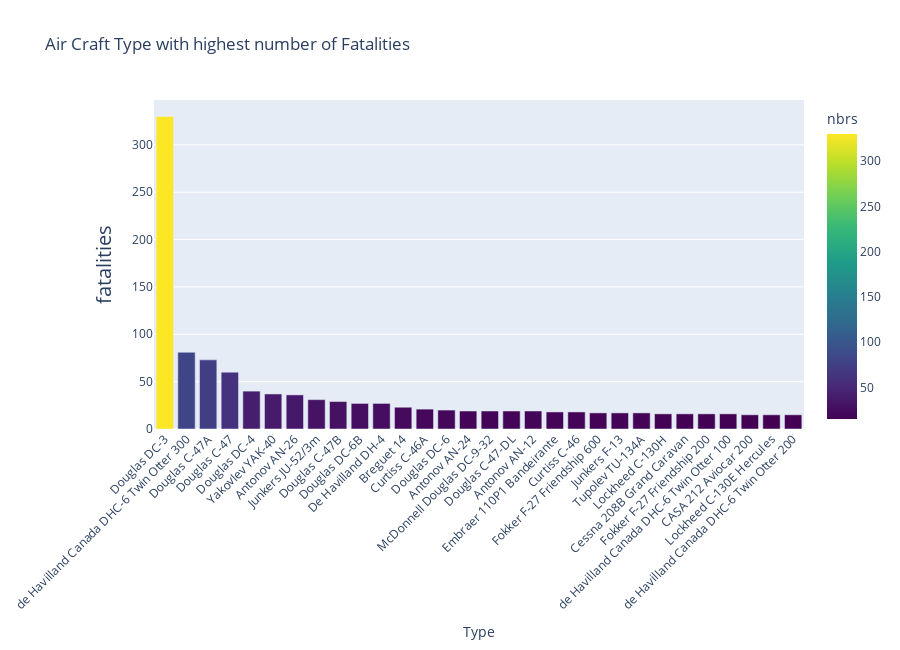

The code cell stored with this chart in its notebook:
### Code cell
top_aircraft_types = pd_frame["Type"].value_counts().head(30)

fig = px.bar(x=top_aircraft_types.index, y=top_aircraft_types.values, color=top_aircraft_types.values,
             labels={'x': 'Type', 'y': 'Crashes','color':'nbrs'},
             title='Air Craft Type with highest number of Fatalities',
             color_continuous_scale=px.colors.sequential.Viridis,
             )

fig.update_layout(height=650,xaxis_tickangle=-45, xaxis=dict(tickfont=dict(size=12)), yaxis=dict(title=dict(text='fatalities', font=dict(size=20))))
fig.show()

### Figure 1 — Plotly figure (JSON) as saved in the notebook; plotly's stock layout.template omitted (floating-point values rounded to 4 significant figures)
{"data": [{"alignmentgroup": "True", "hovertemplate": "Type=%{x}<br>Crashes=%{y}<br>nbrs=%{marker.color}<extra></extra>", "legendgroup": "", "marker": {"color": [330, 81, 73, 60, 40, 37, 36, 31, 29, 27, 27, 23, 21, 20, 19, 19, 19, 19, 18, 18, 17, 17, 17, 16, 16, 16, 16, 15, 15, 15], "coloraxis": "coloraxis", "pattern": {"shape": ""}}, "name": "", "offsetgroup": "", "orientation": "v", "showlegend": false, "textposition": "auto", "type": "bar", "x": ["Douglas DC-3", "de Havilland Canada DHC-6 Twin Otter 300", "Douglas C-47A", "Douglas C-47", "Douglas DC-4", "Yakovlev YAK-40", "Antonov AN-26", "Junkers JU-52/3m", "Douglas C-47B", "Douglas DC-6B", "De Havilland DH-4", "Breguet 14", "Curtiss C-46A", "Douglas DC-6", "Antonov AN-24", "McDonnell Douglas DC-9-32", "Douglas C-47-DL", "Antonov AN-12", "Embraer 110P1 Bandeirante", "Curtiss C-46", "Fokker F-27 Friendship 600", "Junkers F-13", "Tupolev TU-134A", "Lockheed C-130H", "Cessna 208B Grand Caravan", "Fokker F-27 Friendship 200", "de Havilland Canada DHC-6 Twin Otter 100", "CASA 212 Aviocar 200", "Lockheed C-130E Hercules", "de Havilland Canada DHC-6 Twin Otter 200"], "xaxis": "x", "y": [330, 81, 73, 60, 40, 37, 36, 31, 29, 27, 27, 23, 21, 20, 19, 19, 19, 19, 18, 18, 17, 17, 17, 16, 16, 16, 16, 15, 15, 15], "yaxis": "y"}], "layout": {"barmode": "relative", "coloraxis": {"colorbar": {"title": {"text": "nbrs"}}, "colorscale": [[0, "#440154"], [0.1111, "#482878"], [0.2222, "#3e4989"], [0.3333, "#31688e"], [0.4444, "#26828e"], [0.5556, "#1f9e89"], [0.6667, "#35b779"], [0.7778, "#6ece58"], [0.8889, "#b5de2b"], [1, "#fde725"]]}, "height": 650, "legend": {"tracegroupgap": 0}, "title": {"text": "Air Craft Type with highest number of Fatalities"}, "xaxis": {"anchor": "y", "domain": [0, 1], "tickangle": -45, "tickfont": {"size": 12}, "title": {"text": "Type"}}, "yaxis": {"anchor": "x", "domain": [0, 1], "title": {"font": {"size": 20}, "text": "fatalities"}}}}
